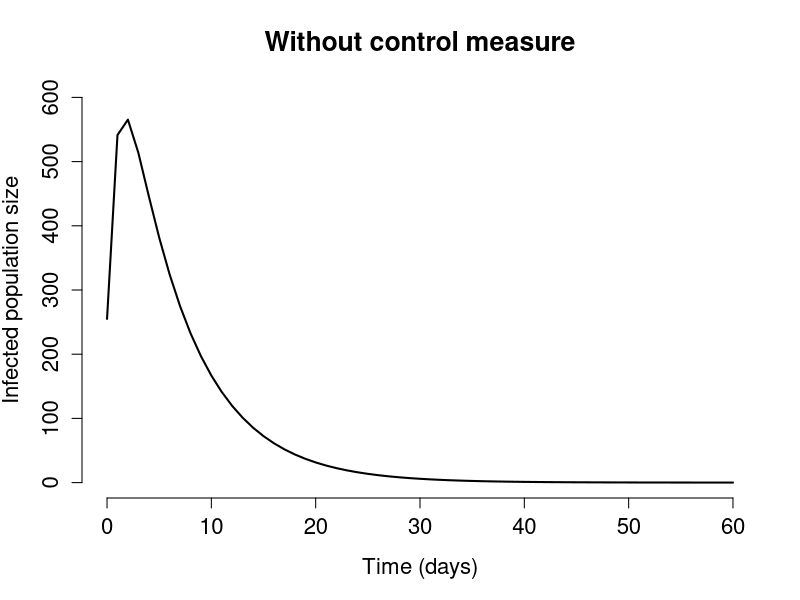

Generate this figure with R:
N0 <- 23560000

beta.calc <- function(Ro,mu=1/0.99,sigma=1/5.99,gamma=0.1){
  Ro/((sigma/(mu+sigma))*(1/(mu+gamma)))
}

library(deSolve)

seir <- function(t,y,params){
  S <- y[1]
  E <- y[2]
  I <- y[3]
  R <- y[4]
  
  beta <- params["beta"]
  N <- params["N"]
  mu <- params["mu"]
  sigma <- params["sigma"]
  gamma <- params["gamma"]
  #nu <- mu*N
  
  
  dSdt <- -beta*I/N
  dEdt <- beta*I/N-sigma*E 
  dIdt <- sigma*E-mu*I-gamma*I
  dRdt <- gamma*I
  
  return(list(c(dSdt,dEdt,dIdt,dRdt)))
}

## Note that N0 is defined earlier in the script as 262.

param.vals <- c(
  beta=beta.calc(1.3),

  N=N0,
  mu=1/0.99,
  sigma=1/5.99,
  gamma=0.1
)

times <- seq(0,60,1)

S0 <- 200000
E0 <- 5000
I0 <- 255
#R0 <- 0

## Stop and think about this. What is the level of immunity in
## the population for these initial conditions and a population
## size N0?

init <- c(sus=S0,exp=E0,inf=I0,rec=N0-S0-E0-I0)

tc <- data.frame(lsoda(init,times,seir,param.vals))
par('ps'=16,lwd=2)
plot(tc$time,tc$inf,type="l",xlab="Time (days)",ylab="Infected population size",main = "Without control measure",
     bty="n",ylim = c(0,600))
